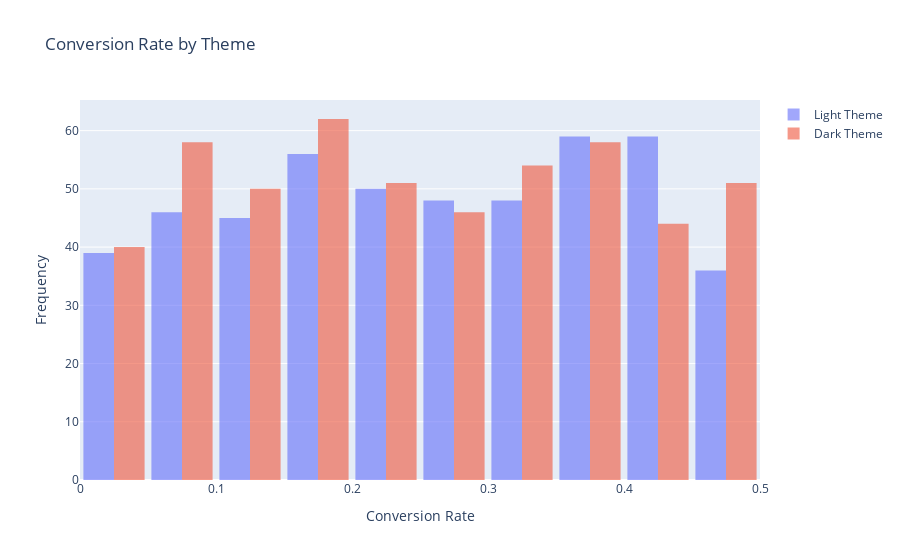

The notebook cell saved with this chart:
### Code cell
fig = go.Figure()

fig.add_trace(go.Histogram(x=light_theme_data['Conversion Rate'], 
                           name='Light Theme', opacity=0.6, nbinsx=20))
fig.add_trace(go.Histogram(x=dark_theme_data['Conversion Rate'], 
                           name='Dark Theme', opacity=0.6, nbinsx=20))

fig.update_layout(
    title_text='Conversion Rate by Theme',
    xaxis_title_text='Conversion Rate',
    yaxis_title_text='Frequency',
    barmode='group',
    bargap=0.1
)

fig.show()

### Figure 1 — Plotly figure (JSON) as saved in the notebook; plotly's stock layout.template omitted (floating-point values rounded to 4 significant figures; data arrays with more than 128 entries replaced by an {"elided": "..."} marker saying what was removed)
{"data": [{"name": "Light Theme", "nbinsx": 20, "opacity": 0.6, "type": "histogram", "x": {"elided": "486 float values"}}, {"name": "Dark Theme", "nbinsx": 20, "opacity": 0.6, "type": "histogram", "x": {"elided": "514 float values"}}], "layout": {"autosize": true, "bargap": 0.1, "barmode": "group", "title": {"text": "Conversion Rate by Theme"}, "xaxis": {"autorange": true, "range": [3.469e-17, 0.5], "title": {"text": "Conversion Rate"}, "type": "linear"}, "yaxis": {"autorange": true, "range": [0, 65.26], "title": {"text": "Frequency"}}}}
